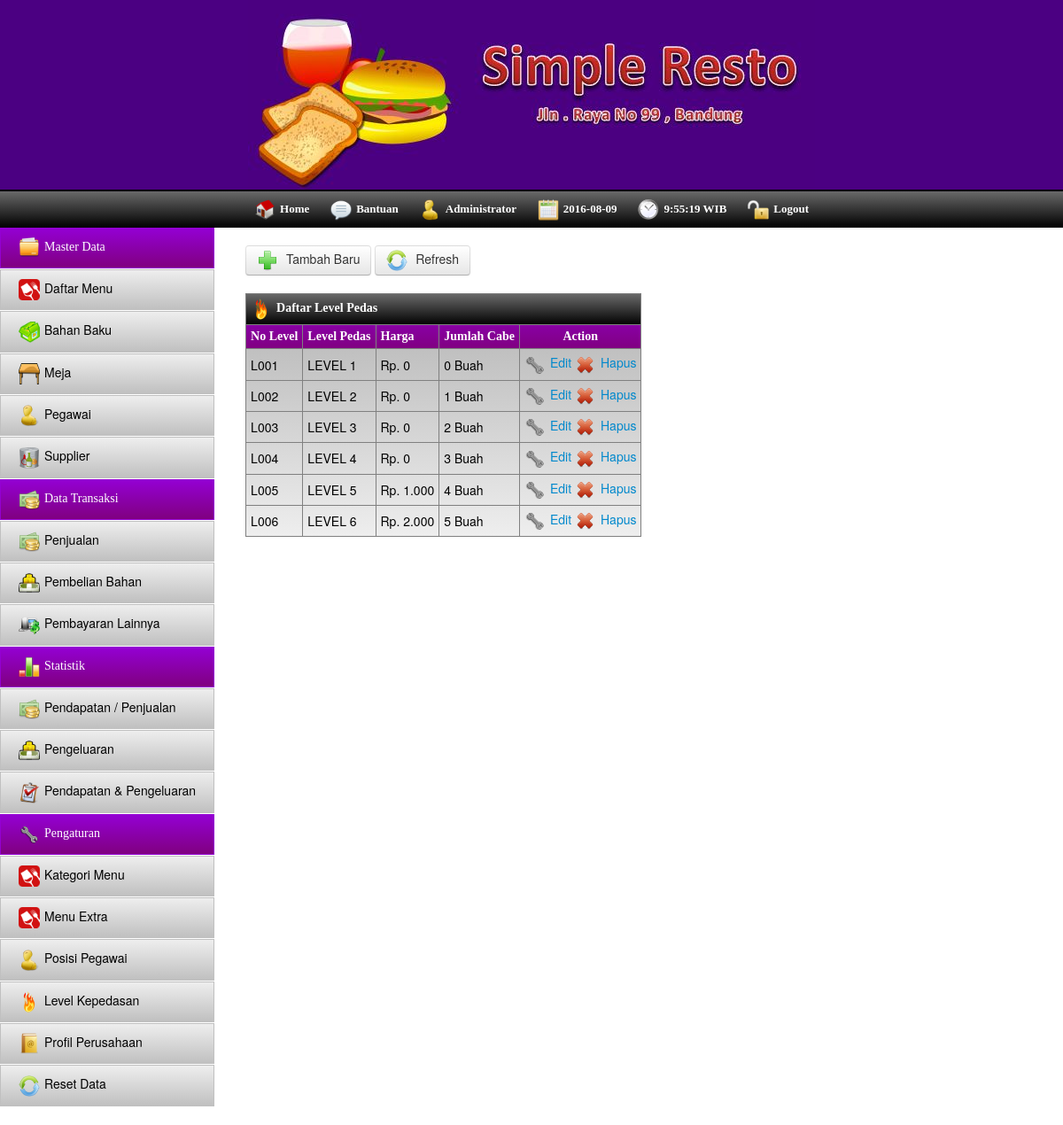
/index.php/pedas, run on the app's committed database.
### tables this page shows
CREATE TABLE IF NOT EXISTS `level_pedas` (
  `no_level` char(4) NOT NULL,
  `nama` varchar(20) NOT NULL,
  `harga` int(11) NOT NULL,
  `cabe` int(11) NOT NULL,
  PRIMARY KEY (`no_level`)
);

### application/controllers/pedas.php (called while the page is built, shortened)
<?php if ( ! defined('BASEPATH')) exit('No direct script access allowed');
class Pedas extends CI_Controller{
	function __Construct(){
		$this->load->Model('Model_pedas');
		$this->load->helper('form');
		$this->load->library('pagination');
	}
	function index(){
		$config = array();
        $config["base_url"] = base_url() . "index.php/pedas/page";
        $config["total_rows"] = $this->Model_pedas->CountData();
        $config["per_page"] = 20;
        $config["uri_segment"] = 3;
		$config['first_link'] = 'Pertama';
		$config['last_link'] = 'Terakhir';
        $this->pagination->initialize($config);
        $page = ($this->uri->segment(3)) ? $this->uri->segment(3) : 0;
		$data = array(
			'title'=>'Data pedas',
			'data'=>$this->Model_pedas->ReadData($config["per_page"], $page),
			'links'=>$this->pagination->create_links(),
			'page'=>$page,
			'totaldata'=>$this->Model_pedas->CountData()
		);
		$this->load->view('view_pedas',$data);
	}
}

### index.php (called while the page is built, shortened)
<?php
require_once BASEPATH.'core/CodeIgniter.php';

### application/models/model_pedas.php (called while the page is built, shortened)
<?php if ( ! defined('BASEPATH')) exit('No direct script access allowed');
class Model_pedas extends CI_Model{
	function CountData(){
		 return $this->db->count_all('level_pedas');
	}
	function ReadData($limit, $start) {
        $this->db->limit($limit, $start);
		$this->db->order_by("no_level", "asc");
        $query = $this->db->get('level_pedas');
        if ($query->num_rows() > 0) {
            foreach ($query->result() as $row) {
                $data[] = $row;
            }
            return $data;
        }
        return false;
   }
}

### application/views/view_pedas.php (the view, shortened to what this page needs)
<html>
	<head>
		<?php include "com_library.php";?>
	</head>
	<body>
		<?php include "com_header.php"; ?>
		<?php include "com_toolbar.php"; ?>
		<div id="container">
			<?php include "com_navigasi.php";?>
			<div id="content">
				<div id="button_list">
					<a href="javascript:void(0)" id="tambah" class="btn"><img src="<?php echo base_url();?>assets/img/tambah.png" class="icon"/> Tambah Baru</a>
					<a href="javascript:void(0)" id="refresh" class="btn"><img src="<?php echo base_url();?>assets/img/update.png" class="icon"/> Refresh</a>
				</div>
				<div class="table_data">
					<table cellpadding="5" border="1">
						<thead>
							<tr class="tr_title">
								<th colspan="7"><img src="<?php echo base_url();?>assets/img/Fire.png" class="icon"/>Daftar Level Pedas</th>
							</tr>
							<tr>
								<th>No Level</th>
								<th>Level Pedas</th>
								<th>Harga</th>
								<th>Jumlah Cabe</th>
								<th align='center'>Action</th>
							</tr>
						</thead>
						<tbody>
						<?php if($data){
							$no = $page+1;
							foreach($data as $data){
						?>
							<tr>
								<td><?php echo $data->no_level;?></td>
								<td><?php echo $data->nama;?></td>
								<td><?php echo Format($data->harga);?></td>
								<td><?php echo $data->cabe.' Buah';?></td>
								<td>
									<a href="javascript:void(0)" class="edit" id="<?php echo $data->no_level;?>"><img src="<?php echo base_url();?>assets/img/fix.png" class="icon"/>Edit</a>
									<a href="javascript:void(0)" class="hapus" id="<?php echo $data->no_level;?>"><img src="<?php echo base_url();?>assets/img/hapus.png" class="icon"/>Hapus</a>
								</td>
							</tr>
						<?php $no++; } } ?>
						</tbody>
					</table>
				</div>
			</div>
		</div>
	</body>
</html>

### assets/css/style.css (style rules this page uses)
body { margin: 0; }
.icon { width: 24px; height: 24px; border: 0; vertical-align: middle; margin-right: 5px; }
#container { overflow: auto; width: 100%; margin-bottom: 20px; }
#content { overflow: auto; }
#content .table_data { margin: 20px 0px 20px 20px; }
#content .table_data table thead, .table_detail thead, .table_detail tfoot { background: linear-gradient(#9400D3, #800080); color: #fff; font-family: Comic Sans MS; font-weight: none; font-size: 14px; cursor: pointer; text-align: left; }
#content .table_data table thead .tr_title { background: linear-gradient(#696969, #000); color: #fff; }
#content .table_data tbody, .table_detail tbody { background: linear-gradient(silver,#eee); color: #000; font-size: 14px; }
#content .table_data a { text-decoration: none; font-size: 14px; }
#content #button_list { margin-left: 20px; margin-bottom: 10px; }

### data on the page
level_pedas: no_level "L001", nama "LEVEL 1", harga "Rp. 0", cabe "0"
level_pedas: no_level "L002", nama "LEVEL 2", harga "Rp. 0", cabe "1"
level_pedas: no_level "L003", nama "LEVEL 3", harga "Rp. 0", cabe "2"
level_pedas: no_level "L004", nama "LEVEL 4", harga "Rp. 0", cabe "3"
level_pedas: no_level "L005", nama "LEVEL 5", harga "Rp. 1.000", cabe "4"
level_pedas: no_level "L006", nama "LEVEL 6", harga "Rp. 2.000", cabe "5"
